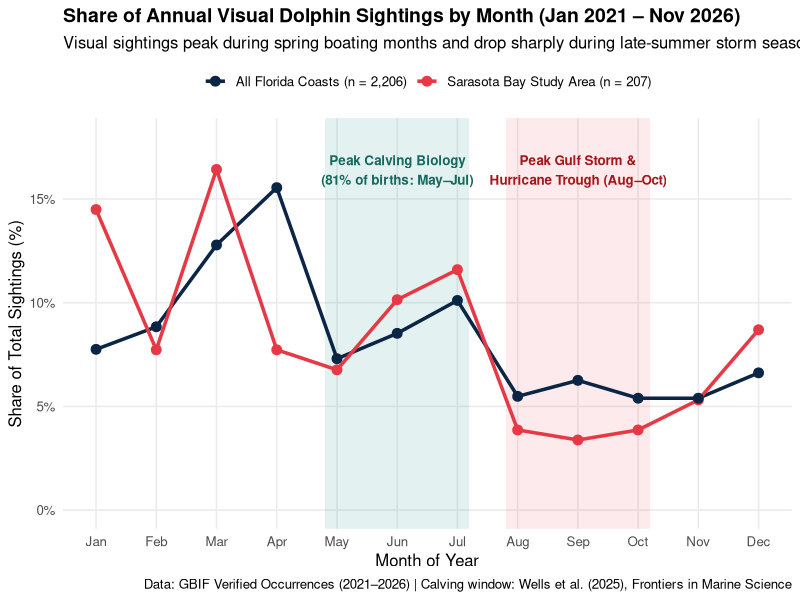

This figure's R source:
## ---- chunk 1
library(tidyverse)

dolphins <- read_csv("data/florida_dolphins_2021_2026.csv") |>
  distinct(gbif_id, .keep_all = TRUE)

monthly_comp <- bind_rows(
  dolphins |>
    filter(region == "Sarasota Bay Study Area") |>
    count(month) |>
    mutate(
      scope = "Sarasota Bay Study Area (n = 207)",
      pct_of_annual = n / sum(n) * 100
    ),
  dolphins |>
    count(month) |>
    mutate(
      scope = "All Florida Coasts (n = 2,206)",
      pct_of_annual = n / sum(n) * 100
    )
) |>
  mutate(month_abb = factor(month.abb[month], levels = month.abb))
## ---- chunk 2
#| fig-width: 8.8
#| fig-height: 5.2

ggplot(monthly_comp, aes(x = month, y = pct_of_annual, color = scope, group = scope)) +
  annotate(
    "rect",
    xmin = 4.8, xmax = 7.2,
    ymin = -Inf, ymax = Inf,
    fill = "#2a9d8f", alpha = 0.13
  ) +
  annotate(
    "rect",
    xmin = 7.8, xmax = 10.2,
    ymin = -Inf, ymax = Inf,
    fill = "#e63946", alpha = 0.10
  ) +
  annotate(
    "text",
    x = 6.0, y = 16.4,
    label = "Peak Calving Biology\n(81% of births: May–Jul)",
    color = "#16695f", fontface = "bold", size = 3.4
  ) +
  annotate(
    "text",
    x = 9.0, y = 16.4,
    label = "Peak Gulf Storm &\nHurricane Trough (Aug–Oct)",
    color = "#a4161a", fontface = "bold", size = 3.4
  ) +
  geom_line(linewidth = 1.2) +
  geom_point(size = 3) +
  scale_x_continuous(breaks = 1:12, labels = month.abb) +
  scale_y_continuous(limits = c(0, 18), labels = \(x) paste0(x, "%")) +
  scale_color_manual(
    values = c(
      "Sarasota Bay Study Area (n = 207)" = "#e63946",
      "All Florida Coasts (n = 2,206)"    = "#0b2545"
    ),
    name = NULL
  ) +
  labs(
    title = "Share of Annual Visual Dolphin Sightings by Month (Jan 2021 – Nov 2026)",
    subtitle = "Visual sightings peak during spring boating months and drop sharply during late-summer storm season",
    x = "Month of Year",
    y = "Share of Total Sightings (%)",
    caption = "Data: GBIF Verified Occurrences (2021–2026) | Calving window: Wells et al. (2025), Frontiers in Marine Science"
  ) +
  theme_minimal(base_size = 12) +
  theme(
    panel.grid.minor = element_blank(),
    plot.title = element_text(face = "bold", size = 14),
    legend.position = "top"
  )
